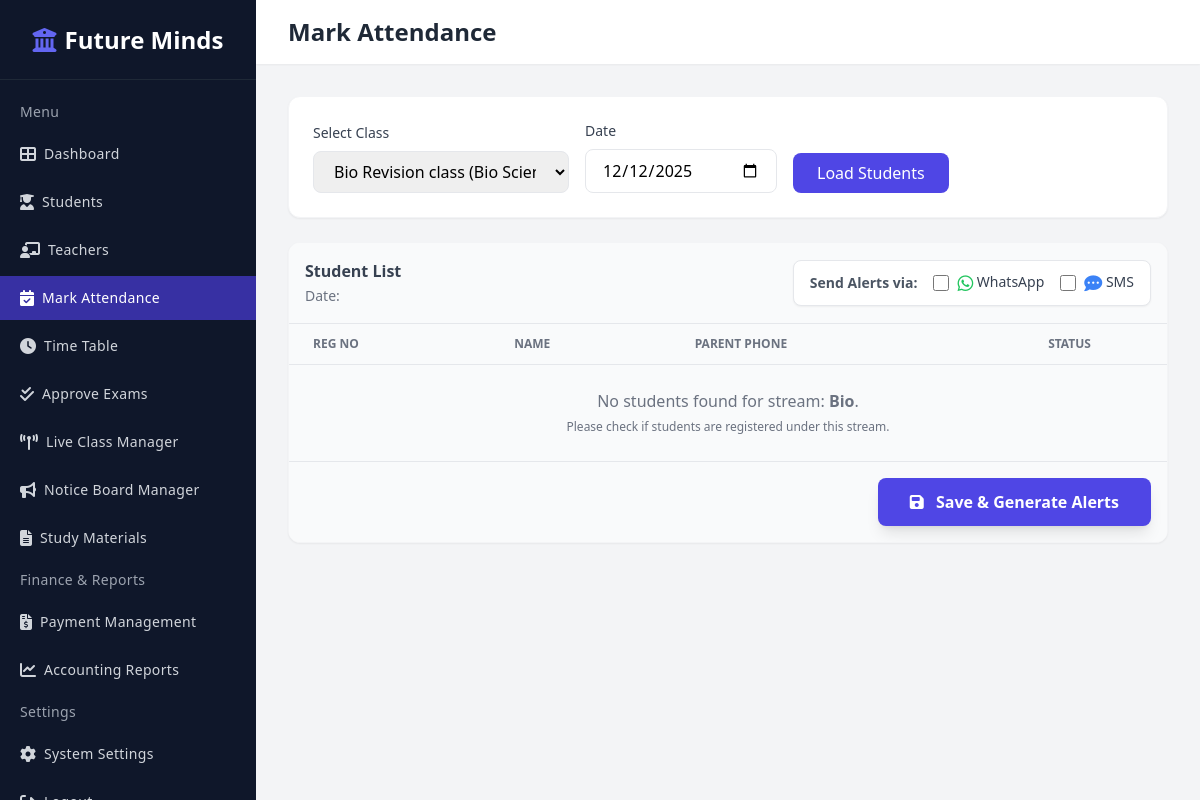
The app's page /admin/mark_attendance.php?class_id=4, older data.
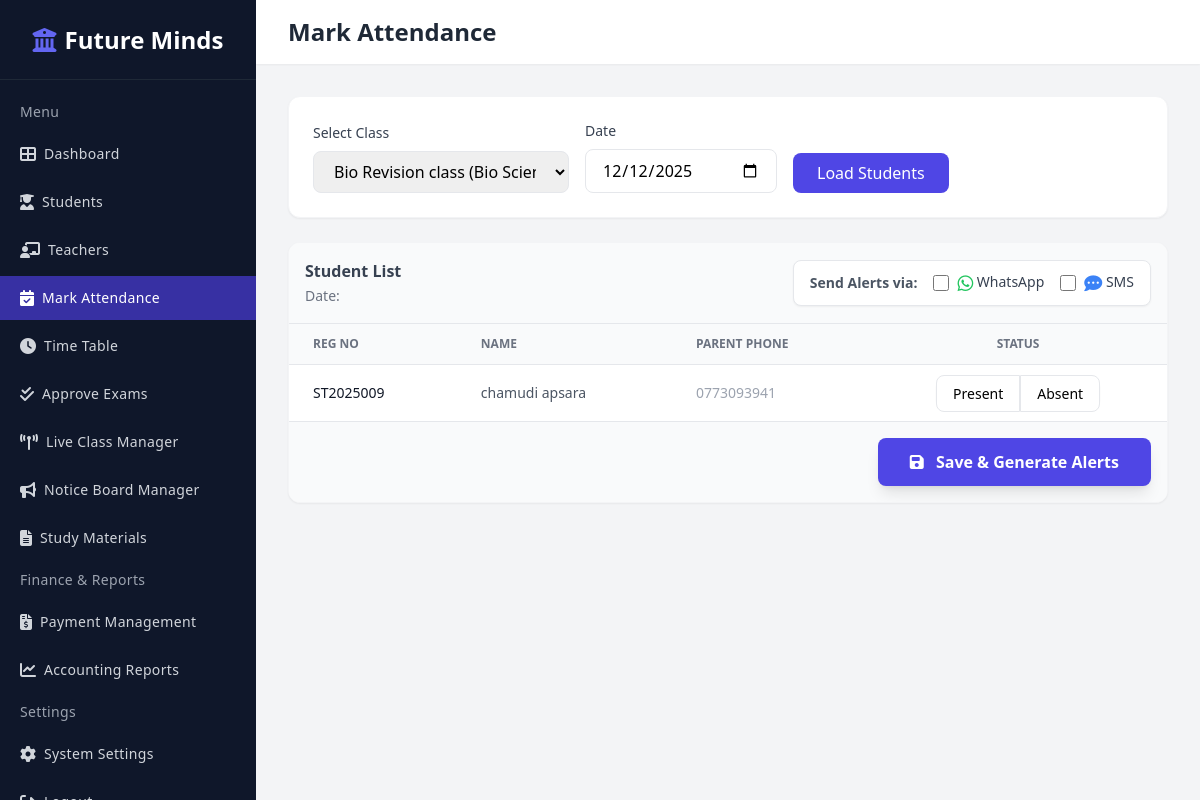
The same page, newer data.
### tables this page shows
CREATE TABLE `classes` (
  `class_id` int(11) NOT NULL,
  `class_name` varchar(100) NOT NULL,
  `stream` varchar(50) NOT NULL,
  `subject` varchar(50) NOT NULL,
  `teacher_name` varchar(100) DEFAULT NULL,
  `fee` decimal(10,2) NOT NULL,
  `day` varchar(20) DEFAULT NULL,
  `time` varchar(20) DEFAULT NULL,
  `status` tinyint(4) DEFAULT 1
);

CREATE TABLE `students` (
  `student_id` int(11) NOT NULL,
  `reg_number` varchar(20) NOT NULL,
  `full_name` varchar(150) NOT NULL,
  `nic` varchar(20) NOT NULL,
  `dob` date NOT NULL,
  `gender` varchar(10) NOT NULL,
  `school` varchar(150) DEFAULT NULL,
  `address` text DEFAULT NULL,
  `student_phone` varchar(15) DEFAULT NULL,
  `parent_phone` varchar(15) NOT NULL,
  `email` varchar(150) NOT NULL,
  `stream` varchar(50) NOT NULL,
  `batch` varchar(10) NOT NULL,
  `photo` varchar(255) DEFAULT NULL,
  `registered_date` datetime DEFAULT current_timestamp(),
  `status` int(11) DEFAULT 1
);

### admin/includes/sidebar.php (called while the page is built, shortened)
<?php
if(isset($conn)) {
    $pending_sql = "SELECT COUNT(*) as count FROM online_exams WHERE approval_status = 'Pending'";
    $pending_res = $conn->query($pending_sql);
}
?>

### admin/mark_attendance.php (the view, shortened to what the changed rows need)
<?php
include 'db_con.php';
?>
<!DOCTYPE html>
<html lang="en">
<head>
    <script src="https://cdn.tailwindcss.com"></script>
    <link rel="stylesheet" href="https://cdnjs.cloudflare.com/ajax/libs/font-awesome/6.4.0/css/all.min.css">
</head>
<body class="bg-gray-100 font-sans antialiased">
    <?php include('includes/sidebar.php'); ?>
    <div class="ml-64 flex flex-col min-h-screen">
        <header class="bg-white shadow-sm py-4 px-8 flex justify-between items-center sticky top-0 z-40">
            <h2 class="text-2xl font-bold text-gray-800">Mark Attendance</h2>
        </header>
        <main class="p-8">
            <?php if(isset($_GET['class_id']) && !empty($_GET['class_id'])): ?>
            <div class="bg-white rounded-xl shadow-sm border border-gray-100 overflow-hidden">
                <form method="POST" action="">
                    <div class="overflow-x-auto">
                        <table class="min-w-full divide-y divide-gray-200">
                            <thead class="bg-gray-50">
                                <tr>
                                    <th class="px-6 py-3 text-left text-xs font-bold text-gray-500 uppercase">Reg No</th>
                                    <th class="px-6 py-3 text-left text-xs font-bold text-gray-500 uppercase">Name</th>
                                    <th class="px-6 py-3 text-left text-xs font-bold text-gray-500 uppercase">Parent Phone</th>
                                    <th class="px-6 py-3 text-center text-xs font-bold text-gray-500 uppercase">Status</th>
                                </tr>
                            </thead>
                            <tbody class="bg-white divide-y divide-gray-200">
                                <?php
                                $class_id = $conn->real_escape_string($_GET['class_id']);
                                $cls_stmt = $conn->prepare("SELECT stream, class_name FROM classes WHERE class_id = ?");
                                if($cls_stmt) {
                                    $cls_stmt->bind_param("i", $class_id);
                                    $cls_stmt->execute();
                                    $cls_res = $cls_stmt->get_result();
                                    if($cls_res && $cls_res->num_rows > 0) {
                                        $cls_data = $cls_res->fetch_assoc();
                                        $class_stream_full = $cls_data['stream'];
                                        $stream_map = [
                                            'Physical Science' => 'Maths',
                                            'Bio Science' => 'Bio',
                                            'Technology' => 'Tech',
                                            'Arts' => 'Art',
                                            'Commerce' => 'Commerce',
                                            'ICT (Common)' => 'ICT'
                                        ];
                                        $student_stream_name = isset($stream_map[$class_stream_full]) ? $stream_map[$class_stream_full] : $class_stream_full;
                                        $st_stmt = $conn->prepare("SELECT student_id, reg_number, full_name, parent_phone FROM students WHERE stream = ? AND status = 1 ORDER BY reg_number ASC");
                                        if($st_stmt) {
                                            $st_stmt->bind_param("s", $student_stream_name);
                                            $st_stmt->execute();
                                            $st_res = $st_stmt->get_result();
                                            if ($st_res->num_rows > 0) {
                                                while($student = $st_res->fetch_assoc()) {
                                ?>
                                <tr class="hover:bg-gray-50 transition">
                                    <td class="px-6 py-4 whitespace-nowrap text-sm font-medium text-gray-900">
                                        <?php echo htmlspecialchars($student['reg_number']); ?>
                                    </td>
                                    <td class="px-6 py-4 whitespace-nowrap text-sm text-gray-600">
                                        <?php echo htmlspecialchars($student['full_name']); ?>
                                    </td>
                                    <td class="px-6 py-4 whitespace-nowrap text-sm text-gray-400">
                                        <?php echo htmlspecialchars($student['parent_phone']); ?>
                                    </td>
                                    <td class="px-6 py-4 whitespace-nowrap text-center">
                                        <div class="inline-flex rounded-md shadow-sm" role="group">
                                            <label class="cursor-pointer">
                                                <span class="px-4 py-2 text-sm font-medium bg-white border border-gray-200 rounded-l-lg hover:bg-green-50 peer-checked:bg-green-600 peer-checked:text-white transition">Present</span>
                                            </label>
                                            <label class="cursor-pointer">
                                                <span class="px-4 py-2 text-sm font-medium bg-white border border-gray-200 rounded-r-lg hover:bg-red-50 peer-checked:bg-red-600 peer-checked:text-white transition">Absent</span>
                                            </label>
                                        </div>
                                    </td>
                                </tr>
                                <?php
                                                }
                                            } else {
                                                echo "<tr><td colspan='4' class='text-center py-6 text-gray-500 bg-gray-50'>
                                                    No students found for stream: <b>".htmlspecialchars($student_stream_name)."</b>.<br>
                                                    <span class='text-xs'>Please check if students are registered under this stream.</span>
                                                </td></tr>";
                                            }
                                        }
                                    }
                                }
                                ?>
                            </tbody>
                        </table>
                    </div>
                </form>
            </div>
            <?php endif; ?>
        </main>
    </div>
</body>
</html>

Row changes from the older to the newer data that the page shows:
no longer on this page (row unchanged): classes: stream "Bio"
added students: reg_number "ST2025009", full_name "chamudi apsara", parent_phone "0773093941"
Text that changed along with them:
text no longer shown: "No students found for stream: . Please check if students are registered under this stream."
